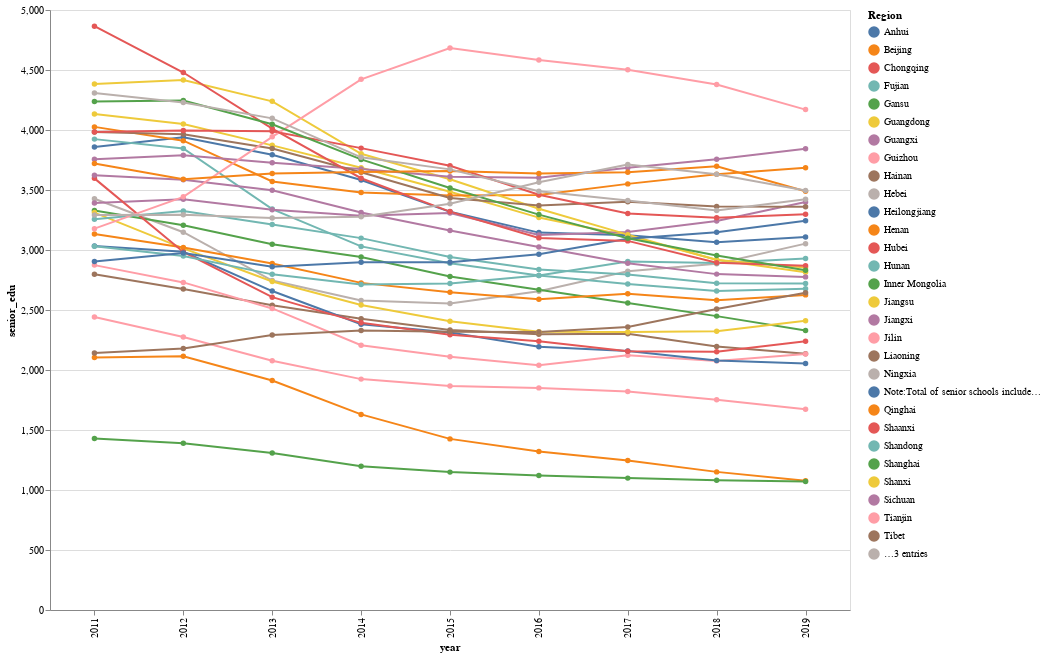

The cell this chart's notebook holds for it:
### Code cell
alt.Chart(senior_sec_edu_df).mark_line(point=True).encode(
    x=alt.X('year'),
    y='senior_edu',
    color='Region',
    tooltip=['Region', 'year', 'senior_edu']
).properties(
    width=800,
    height=600
)

### Figure 1 — Vega-Lite specification as saved in the notebook (floating-point values rounded to 4 significant figures; data arrays with more than 128 entries replaced by an {"elided": "..."} marker saying what was removed)
{"config": {"view": {"continuousWidth": 400, "continuousHeight": 300}}, "data": {"name": "data-691155ab9a08fbaff0ffb22f30588586"}, "mark": {"type": "line", "point": true}, "encoding": {"color": {"type": "nominal", "field": "Region"}, "tooltip": [{"type": "nominal", "field": "Region"}, {"type": "nominal", "field": "year"}, {"type": "quantitative", "field": "senior_edu"}], "x": {"type": "nominal", "field": "year"}, "y": {"type": "quantitative", "field": "senior_edu"}}, "height": 600, "width": 800, "$schema": "https://vega.github.io/schema/vega-lite/v4.8.1.json", "datasets": {"data-691155ab9a08fbaff0ffb22f30588586": {"elided": "288 records"}}}
